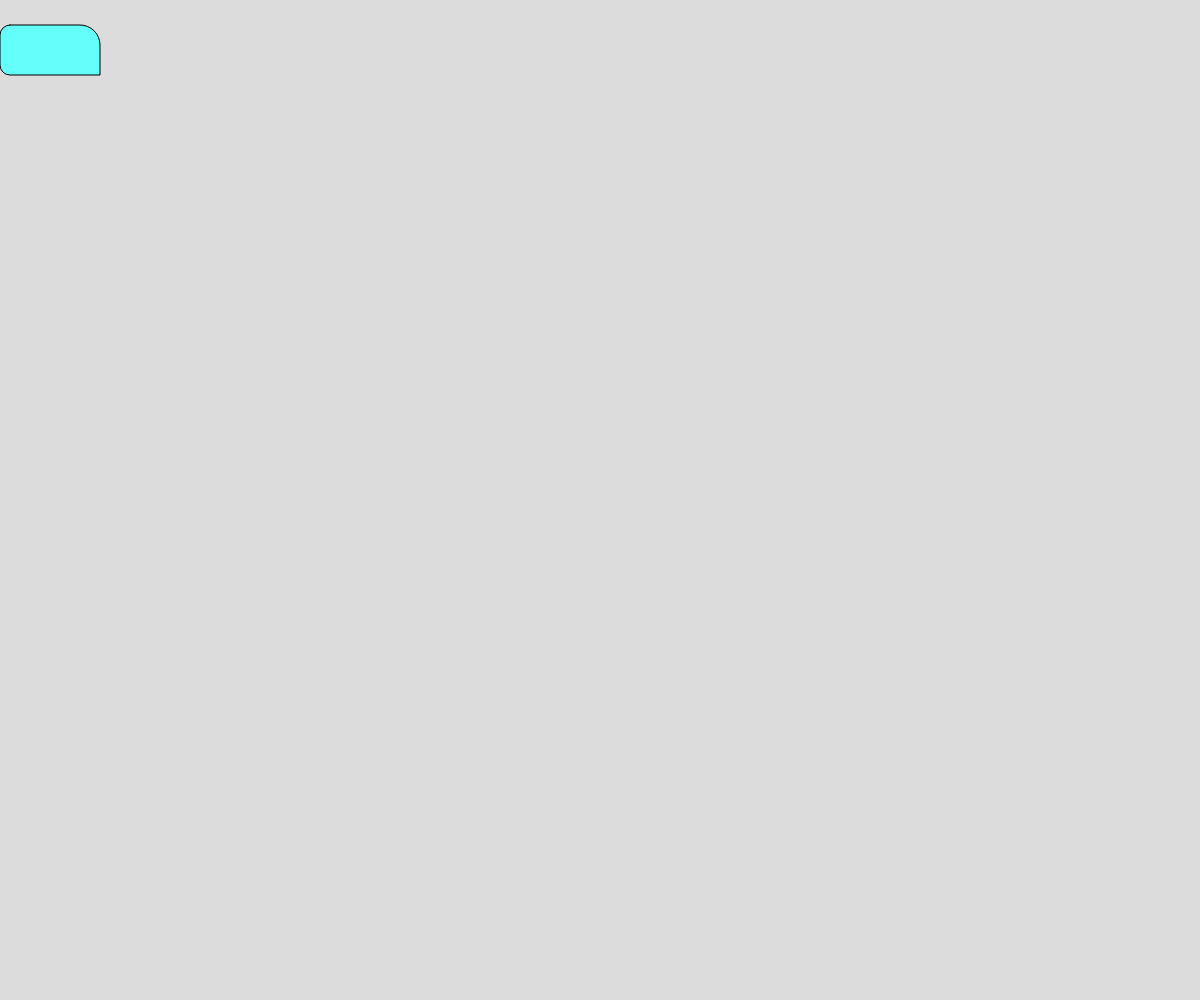
Frame 1 (no input)
Frame 60 (no input): identical to frame 1, image omitted
Frame 120 (the mouse pressed at the canvas centre since frame 60): identical to frame 1, image omitted

The p5.js sketch that drew this single still picture (run headless with seeded random() and noise() and a simulated clock; from frame 60 on, the mouse is pressed at the canvas centre):

// p5.js sketch
// ── sketch.js
// Project Title
// Your Name
// Date
//
// Extra for Experts:
// - describe what you did to take this project "above and beyond"

//Global Variable Scope
let rX = 50;      let rY=50;

function setup() {
  createCanvas(windowWidth, windowHeight);
  rectMode(CENTER); //corner
}

function draw() {
  background(220);
  // moving rectangle
  if(keyIsPressed && key==="s"){
    rY +=2;
    if(rY > height) rY=0;

  }
  if(keyIsPressed && key==="d"){
  rX +=2;
    if(rY > height) rY=0;
  }

if (keyIsPressed && key==="a"){
  rX -=2;
    if(rY > height) rY=0;
}

if (keyIsPressed && key==="w"){rY -=2;
  if(rY > height) rY=0;
}
  fill(100,255,250);
  rect(rX, rY, 100, 50, 10, 20, 0, 10);
  
}
